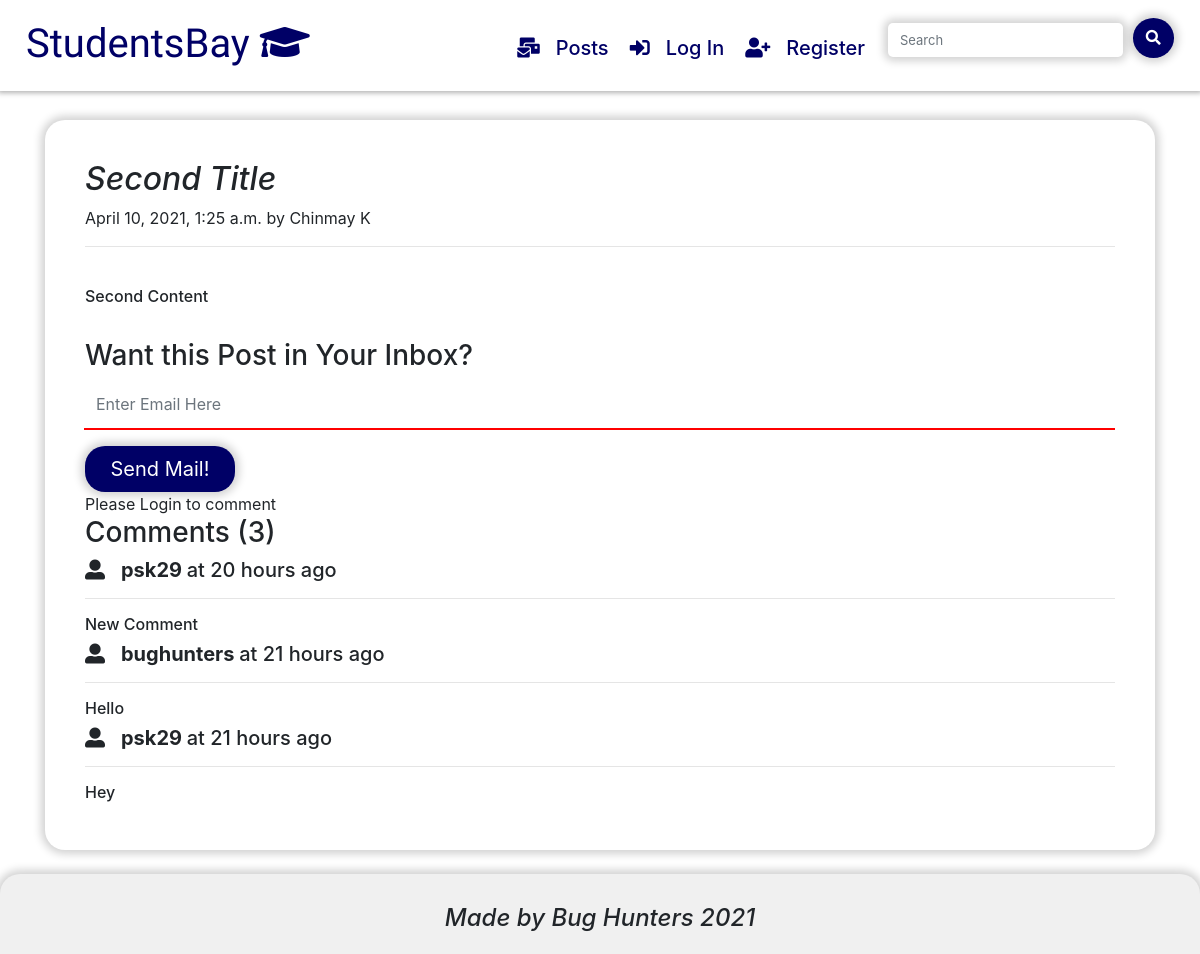
Screenshot of /posts/second with the database file from the repository.
### posts/models.py (models this page shows, shortened)
class Post(models.Model):
    sno = models.AutoField(primary_key=True)
    title = models.CharField(max_length=255)
    content = models.TextField()
    publisher = models.CharField(max_length=255)
    slug = models.CharField(max_length=255)
    popular = models.CharField(max_length=255)
    timeStamp = models.DateTimeField(auto_now_add=True,blank=True)

class PostComment(models.Model):
    sno = models.AutoField(primary_key=True)
    comment = models.TextField()
    user = models.ForeignKey(User, on_delete=models.CASCADE)
    post = models.ForeignKey(Post, on_delete=models.CASCADE)
    parent = models.ForeignKey('self',on_delete=models.CASCADE,null=True)
    timeStamp = models.DateTimeField(default=now)

### posts/views.py (the view)
# urls.py: path('<str:slug>',views.post,name='post'),
def post(request, slug):
    post = Post.objects.filter(slug=slug).first()
    global postcontent
    global posttitle
    postcontent = post.content
    posttitle = post.title
    post.save()
    comments = PostComment.objects.filter(post=post).order_by('-sno')
    context = {
        'post' : post,
        'comments' : comments,
        'user' : request.user,
    }
    return render(request,'posts/post.html',context)

### templates/posts/post.html (shortened to what this page needs)
{% extends 'base.html' %}
{% block body %}
{% load humanize %}
<br>
<br>
        <div class="container">
            <div class="row">
                <div class="col-md-12">
                    <div class="card post_card">
                        <div class="card-body">
                            <h2 class="blog-post-title"><i>{{post.title}}</i></h2>
                            <p class="blog-post-meta">{{post.timeStamp}} by <a>{{post.publisher}}</a></p>
                            <hr>
                            <br>
                            <h6>{{post.content | safe}}</h6>
                            <br>
                            <h3>Want this Post in Your Inbox?</h3>
                            <form action='/posts/emailme' method='post'>
    <div class="input-group mb-3">
        <input type="text" class="form-control  comment_box" name="uemail" placeholder="Enter Email Here">
    </div>
    <button type="submit" class="comment_submit btn-lg" >Send Mail!</button>
</form>
                            {% if user.is_authenticated %}
                            <h3>Comment Your Queries!!!</h3>
                            <form action="/posts/postComment" method="post">
                                {% csrf_token %}
                                <div class="form-group">
                                    <input type="text" class="form-control comment_box" name="comment" placeholder="Comment something">
                                </div>
                                <input type="hidden" name="postSno" value="{{post.sno}}">
                                <button type="submit" class="comment_submit btn-lg">Submit</button>
                            </form>
{% else %}
Please Login to comment
{% endif %}
<div class="row">
    <div class="col-md-12">
        <h3>Comments ({{comments.count}})</h3>
    </div>
</div>
{% for comment in comments %}
    <div class="row">
        <div class="col-md-12">
            <h5><i class="fas fa-user-alt"></i> &nbsp; <b> {{comment.user.username}} </b> at {{comment.timeStamp | naturaltime}} </h5>
            <hr>
            <h6>{{comment.comment}}</h6>
        </div>
    </div>
{% endfor %}
</div>
</div>
</div>
</div>
</div>
<br>
{% endblock body %}

### templates/base.html (style rules this page uses)
.post_card { border: none; padding: 20px; border-radius: 20px; box-shadow: 0px 0px 8px 4px rgba(0, 0, 0, 0.18); }
.comment_box { border: none; height: 50px; border-radius: 0px; border-bottom: 2px solid #ff0000; }
.comment_submit { background-color: #000066; color: #fff; border: none; border-radius: 20px; box-shadow: 0px 0px 8px 4px rgba(0, 0, 0, 0.18); width: 150px; }

### templates/posts/post.html (style rules this page uses)
.comment_box { border: none; height: 50px; border-radius: 0px; border-bottom: 2px solid #ff0000; }
.comment_submit { background-color: #000066; color: #fff; border: none; border-radius: 20px; box-shadow: 0px 0px 8px 4px rgba(0, 0, 0, 0.18); width: 150px; }

### rows the page displays
Post: title "Second Title", timeStamp "April 10, 2021, 1:25 a.m.", publisher "Chinmay K", content "Second Content"
PostComment: user.username "psk29", timeStamp "20 hours ago", comment "New Comment"
PostComment: user.username "bughunters", timeStamp "21 hours ago", comment "Hello"
PostComment: user.username "psk29", timeStamp "21 hours ago", comment "Hey"

### other values shown
{{ comments.count }} "3"
